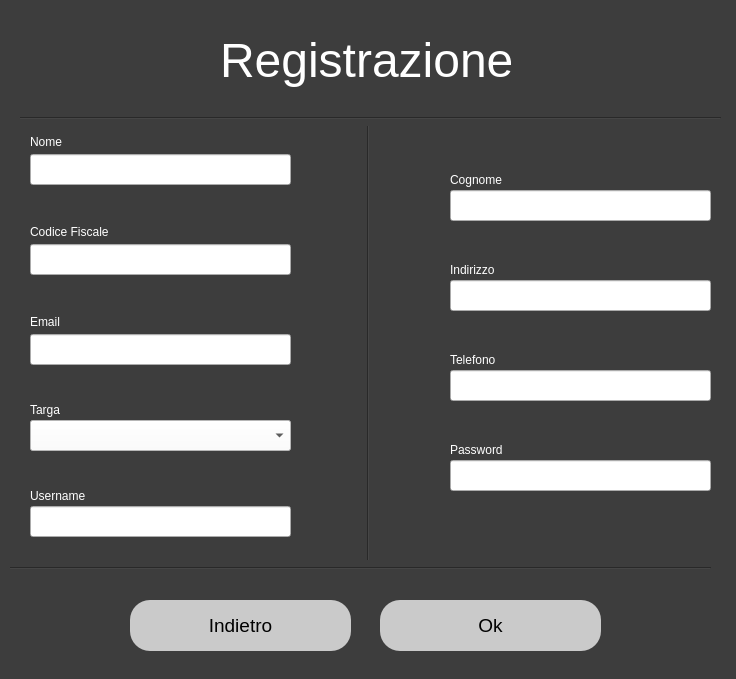
<?xml version="1.0" encoding="UTF-8"?>
<ui version="4.0">
 <class>Dialog</class>
 <widget class="QDialog" name="Dialog">
  <property name="geometry">
   <rect>
    <x>0</x>
    <y>0</y>
    <width>736</width>
    <height>679</height>
   </rect>
  </property>
  <property name="windowTitle">
   <string>Dialog</string>
  </property>
  <property name="styleSheet">
   <string notr="true">QDialog#Dialog{
background-color: rgb(61, 61, 61);}</string>
  </property>
  <widget class="QLabel" name="label">
   <property name="geometry">
    <rect>
     <x>220</x>
     <y>20</y>
     <width>291</width>
     <height>81</height>
    </rect>
   </property>
   <property name="styleSheet">
    <string notr="true">color: rgb(255, 255, 255); font-size:36pt</string>
   </property>
   <property name="text">
    <string>Registrazione</string>
   </property>
  </widget>
  <widget class="QLabel" name="label_5">
   <property name="geometry">
    <rect>
     <x>30</x>
     <y>134</y>
     <width>71</width>
     <height>16</height>
    </rect>
   </property>
   <property name="styleSheet">
    <string notr="true">font: 12pt &quot;MS Shell Dlg 2&quot;;
color: rgb(255, 255, 255);</string>
   </property>
   <property name="text">
    <string>Nome</string>
   </property>
  </widget>
  <widget class="QLineEdit" name="nome_field">
   <property name="geometry">
    <rect>
     <x>30</x>
     <y>154</y>
     <width>261</width>
     <height>31</height>
    </rect>
   </property>
   <property name="styleSheet">
    <string notr="true">color: rgb(0, 0, 0);
font: 11pt &quot;MS Shell Dlg 2&quot;;</string>
   </property>
  </widget>
  <widget class="QLabel" name="label_6">
   <property name="geometry">
    <rect>
     <x>450</x>
     <y>169</y>
     <width>81</width>
     <height>21</height>
    </rect>
   </property>
   <property name="styleSheet">
    <string notr="true">font: 12pt &quot;MS Shell Dlg 2&quot;;
color: rgb(255, 255, 255);</string>
   </property>
   <property name="text">
    <string>Cognome</string>
   </property>
  </widget>
  <widget class="QLineEdit" name="cognome_field">
   <property name="geometry">
    <rect>
     <x>450</x>
     <y>190</y>
     <width>261</width>
     <height>31</height>
    </rect>
   </property>
   <property name="styleSheet">
    <string notr="true">color: rgb(0, 0, 0);
font: 11pt &quot;MS Shell Dlg 2&quot;;</string>
   </property>
  </widget>
  <widget class="QLabel" name="label_7">
   <property name="geometry">
    <rect>
     <x>30</x>
     <y>224</y>
     <width>111</width>
     <height>16</height>
    </rect>
   </property>
   <property name="styleSheet">
    <string notr="true">font: 12pt &quot;MS Shell Dlg 2&quot;;
color: rgb(255, 255, 255);</string>
   </property>
   <property name="text">
    <string>Codice Fiscale</string>
   </property>
  </widget>
  <widget class="QLabel" name="label_8">
   <property name="geometry">
    <rect>
     <x>450</x>
     <y>260</y>
     <width>81</width>
     <height>20</height>
    </rect>
   </property>
   <property name="styleSheet">
    <string notr="true">font: 12pt &quot;MS Shell Dlg 2&quot;;
color: rgb(255, 255, 255);</string>
   </property>
   <property name="text">
    <string>Indirizzo</string>
   </property>
  </widget>
  <widget class="QLineEdit" name="codice_fiscale_field">
   <property name="geometry">
    <rect>
     <x>30</x>
     <y>244</y>
     <width>261</width>
     <height>31</height>
    </rect>
   </property>
   <property name="styleSheet">
    <string notr="true">color: rgb(0, 0, 0); font: 11pt &quot;MS Shell Dlg 2&quot;;</string>
   </property>
  </widget>
  <widget class="QLineEdit" name="indirizzo_field">
   <property name="geometry">
    <rect>
     <x>450</x>
     <y>280</y>
     <width>261</width>
     <height>31</height>
    </rect>
   </property>
   <property name="styleSheet">
    <string notr="true">color: rgb(0, 0, 0);
font: 11pt &quot;MS Shell Dlg 2&quot;;</string>
   </property>
  </widget>
  <widget class="QLabel" name="label_9">
   <property name="geometry">
    <rect>
     <x>450</x>
     <y>350</y>
     <width>81</width>
     <height>20</height>
    </rect>
   </property>
   <property name="styleSheet">
    <string notr="true">font: 12pt &quot;MS Shell Dlg 2&quot;;
color: rgb(255, 255, 255);</string>
   </property>
   <property name="text">
    <string>Telefono</string>
   </property>
  </widget>
  <widget class="QLabel" name="label_10">
   <property name="geometry">
    <rect>
     <x>30</x>
     <y>314</y>
     <width>111</width>
     <height>16</height>
    </rect>
   </property>
   <property name="styleSheet">
    <string notr="true">font: 12pt &quot;MS Shell Dlg 2&quot;;
color: rgb(255, 255, 255);</string>
   </property>
   <property name="text">
    <string>Email</string>
   </property>
  </widget>
  <widget class="QLineEdit" name="email_field">
   <property name="geometry">
    <rect>
     <x>30</x>
     <y>334</y>
     <width>261</width>
     <height>31</height>
    </rect>
   </property>
   <property name="styleSheet">
    <string notr="true">color: rgb(0, 0, 0);
font: 11pt &quot;MS Shell Dlg 2&quot;;</string>
   </property>
  </widget>
  <widget class="QLineEdit" name="telefono_field">
   <property name="geometry">
    <rect>
     <x>450</x>
     <y>370</y>
     <width>261</width>
     <height>31</height>
    </rect>
   </property>
   <property name="styleSheet">
    <string notr="true">color: rgb(0, 0, 0);
font: 11pt &quot;MS Shell Dlg 2&quot;;</string>
   </property>
  </widget>
  <widget class="QLabel" name="label_11">
   <property name="geometry">
    <rect>
     <x>30</x>
     <y>400</y>
     <width>111</width>
     <height>20</height>
    </rect>
   </property>
   <property name="styleSheet">
    <string notr="true">font: 12pt &quot;MS Shell Dlg 2&quot;;
color: rgb(255, 255, 255);</string>
   </property>
   <property name="text">
    <string>Targa</string>
   </property>
  </widget>
  <widget class="QPushButton" name="ok_button">
   <property name="geometry">
    <rect>
     <x>380</x>
     <y>600</y>
     <width>221</width>
     <height>51</height>
    </rect>
   </property>
   <property name="cursor">
    <cursorShape>PointingHandCursor</cursorShape>
   </property>
   <property name="styleSheet">
    <string notr="true">border-radius:20px; 
 background-color: rgb(202, 202, 202);
font-size:14pt;</string>
   </property>
   <property name="text">
    <string>Ok</string>
   </property>
  </widget>
  <widget class="QPushButton" name="back_button">
   <property name="geometry">
    <rect>
     <x>130</x>
     <y>600</y>
     <width>221</width>
     <height>51</height>
    </rect>
   </property>
   <property name="cursor">
    <cursorShape>PointingHandCursor</cursorShape>
   </property>
   <property name="styleSheet">
    <string notr="true">border-radius:20px; 
 background-color: rgb(202, 202, 202);
font-size:14pt;</string>
   </property>
   <property name="text">
    <string>Indietro</string>
   </property>
  </widget>
  <widget class="Line" name="line">
   <property name="geometry">
    <rect>
     <x>360</x>
     <y>120</y>
     <width>16</width>
     <height>441</height>
    </rect>
   </property>
   <property name="styleSheet">
    <string notr="true">background-color: rgb(61, 61, 61);</string>
   </property>
   <property name="orientation">
    <enum>Qt::Vertical</enum>
   </property>
  </widget>
  <widget class="Line" name="line_2">
   <property name="geometry">
    <rect>
     <x>20</x>
     <y>110</y>
     <width>701</width>
     <height>16</height>
    </rect>
   </property>
   <property name="styleSheet">
    <string notr="true">background-color: rgb(61, 61, 61);</string>
   </property>
   <property name="orientation">
    <enum>Qt::Horizontal</enum>
   </property>
  </widget>
  <widget class="Line" name="line_3">
   <property name="geometry">
    <rect>
     <x>10</x>
     <y>560</y>
     <width>701</width>
     <height>16</height>
    </rect>
   </property>
   <property name="styleSheet">
    <string notr="true">background-color: rgb(61, 61, 61);</string>
   </property>
   <property name="orientation">
    <enum>Qt::Horizontal</enum>
   </property>
  </widget>
  <widget class="QComboBox" name="veicolo_comboBox">
   <property name="geometry">
    <rect>
     <x>30</x>
     <y>420</y>
     <width>261</width>
     <height>31</height>
    </rect>
   </property>
   <property name="styleSheet">
    <string notr="true">background-color: rgb(255, 255, 255);
font: 11pt &quot;MS Shell Dlg 2&quot;;
color: rgb(0, 0, 0);</string>
   </property>
  </widget>
  <widget class="QLabel" name="label_12">
   <property name="geometry">
    <rect>
     <x>30</x>
     <y>486</y>
     <width>81</width>
     <height>20</height>
    </rect>
   </property>
   <property name="styleSheet">
    <string notr="true">font: 12pt &quot;MS Shell Dlg 2&quot;;
color: rgb(255, 255, 255);</string>
   </property>
   <property name="text">
    <string>Username</string>
   </property>
  </widget>
  <widget class="QLineEdit" name="username_field">
   <property name="geometry">
    <rect>
     <x>30</x>
     <y>506</y>
     <width>261</width>
     <height>31</height>
    </rect>
   </property>
   <property name="styleSheet">
    <string notr="true">color: rgb(0, 0, 0);
font: 11pt &quot;MS Shell Dlg 2&quot;;</string>
   </property>
  </widget>
  <widget class="QLabel" name="label_13">
   <property name="geometry">
    <rect>
     <x>450</x>
     <y>440</y>
     <width>81</width>
     <height>20</height>
    </rect>
   </property>
   <property name="styleSheet">
    <string notr="true">font: 12pt &quot;MS Shell Dlg 2&quot;;
color: rgb(255, 255, 255);</string>
   </property>
   <property name="text">
    <string>Password</string>
   </property>
  </widget>
  <widget class="QLineEdit" name="password_field">
   <property name="geometry">
    <rect>
     <x>450</x>
     <y>460</y>
     <width>261</width>
     <height>31</height>
    </rect>
   </property>
   <property name="styleSheet">
    <string notr="true">color: rgb(0, 0, 0);
font: 11pt &quot;MS Shell Dlg 2&quot;;</string>
   </property>
  </widget>
 </widget>
 <resources/>
 <connections/>
</ui>
